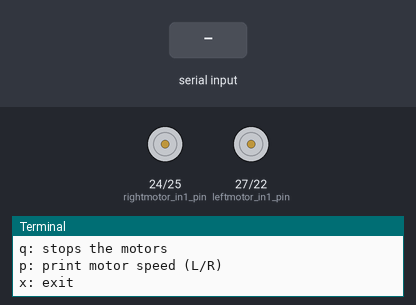
The program below on a simulated Raspberry Pi (BCM pin numbers). On the bench: motor-driver pin pairs drawn as motors (green arrow = first pin HIGH = forward, orange = second pin HIGH = backward, longer = more drive, scaled by the enable pin), the last lines printed to the terminal. The test bench sets the inputs (shaded band).

Above: at 1.2 s.
1.3 s: "s" typed at the terminal
At 1.7 s:
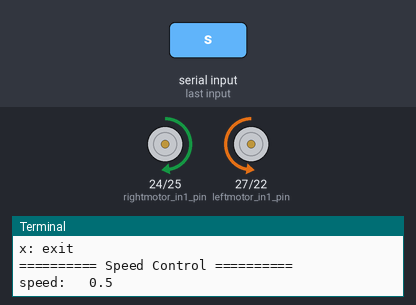
2.8 s: "w" typed at the terminal
At 4.0 s:
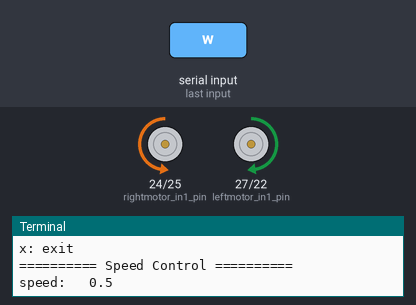
4.3 s: "d" typed at the terminal
At 5.1 s:
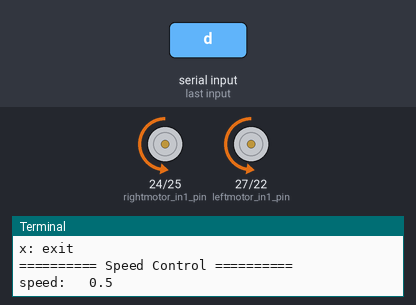
5.8 s: "a" typed at the terminal
At 6.3 s:
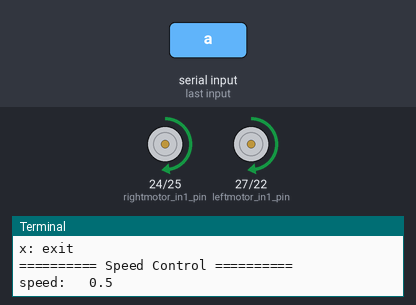
Timing chart, 0 to 8.3 s (numbered marks = the images above; inputs shaded):
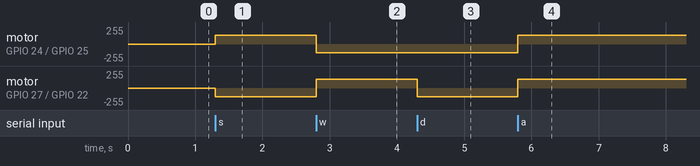

The program:

L298NHBridgeTest.py
```python
import sys, tty, termios, os
import L298NHBridge as HBridge
import time


speed = 0.5


# Instructions for when the user has an interface
print("w/s: direction")
print("a/d: steering")
print("q: stops the motors")
print("p: print motor speed (L/R)")
print("x: exit")

# The catch method can determine which key has been pressed
# by the user on the keyboard.
def getch():
	fd = sys.stdin.fileno()
	old_settings = termios.tcgetattr(fd)
	try:
		tty.setraw(sys.stdin.fileno())
		ch = sys.stdin.read(1)
	finally:
		termios.tcsetattr(fd, termios.TCSADRAIN, old_settings)
	return ch

# Infinite loop
# The loop will not end until the user presses the
# exit key 'X' or the program crashes...

def speak(s):
	os.system("espeak '" + s +"'")

def printscreen():
	# Print the motor speed just for interest
	os.system('clear')
	print("w/s: direction")
	print("a/d: steering")
	print("q: stops the motors")
	print("x: exit")
	print("========== Speed Control ==========")
	print("speed:  ", speed)

def turn(dir):
    global speed
    drive(-dir, dir)

def stop():
	HBridge.setMotorLeft(0)
	HBridge.setMotorRight(0)

def drive(left_dir, right_dir):
	global speed
	HBridge.setMotorLeft(left_dir*speed)
	HBridge.setMotorRight(right_dir*speed)
	printscreen()

while True:
	# Keyboard character retrieval method. This method will save
	# the pressed key into the variable char
	char = getch()

	if (char=='m'):
		speak("Muffin")

	# The car will drive forward when the "w" key is pressed
	if(char == "s"):
		drive(1, 1)

	# The car will reverse when the "s" key is pressed
	if(char == "w"):
		drive(-1, -1)

	# Stop the motors
	if(char == "q"):
		stop()
		printscreen()

	# The "d" key will toggle the steering right
	if(char == "d"):
		turn(dir=-1)

	# The "a" key will toggle the steering left
	if(char == "a"):
		turn(dir=1)

	if (char==','):
		turn(dir=1)
		time.sleep(0.1)
		stop()

	if (char=='.'):
		turn(dir=-1)
		time.sleep(0.1)
		stop()

	if (char=='1'):
		speed=0.1

	if (char=='2'):
		speed=0.5

	if (char=='3'):
		speed=1.0

	# The "x" key will break the loop and exit the program
	if(char == "x"):
		stop()
		HBridge.exit()
		print("Program Ended")
		break

	# The keyboard character variable char has to be set blank. We need
	# to set it blank to save the next key pressed by the user
	char = ""
# End
```

L298NHBridge.py
```python
# This module is designed to control two motors with a L298N H-Bridge

# Use this module by creating an instance of the class. To do so call the Init function, then command as desired, e.g.
# import L298NHBridge
# HBridge = L298NHBridge.L298NHBridge()
# HBridge.Init()

# Import the libraries the class needs
import RPi.GPIO as io
import time
io.setmode(io.BCM)

# Constant values
PWM_MAX                 = 100

# Disable warning from GPIO
io.setwarnings(False)

# Here we configure the GPIO settings for the left and right motors spinning direction.
# It defines the four GPIO pins used as input on the L298 H-Bridge to set the motor mode (forward, reverse and stopp).

leftmotor_in1_pin = 27
leftmotor_in2_pin = 22
io.setup(leftmotor_in1_pin, io.OUT)
io.setup(leftmotor_in2_pin, io.OUT)

rightmotor_in1_pin = 24
rightmotor_in2_pin = 25
io.setup(rightmotor_in1_pin, io.OUT)
io.setup(rightmotor_in2_pin, io.OUT)

io.output(leftmotor_in1_pin, False)
io.output(leftmotor_in2_pin, False)
io.output(rightmotor_in1_pin, False)
io.output(rightmotor_in2_pin, False)

# Here we configure the GPIO settings for the left and right motors spinning speed.
# It defines the two GPIO pins used as input on the L298 H-Bridge to set the motor speed with a PWM signal.

leftmotorpwm_pin = 4
rightmotorpwm_pin = 17

io.setup(leftmotorpwm_pin, io.OUT)
io.setup(rightmotorpwm_pin, io.OUT)

leftmotorpwm = io.PWM(leftmotorpwm_pin,100)
rightmotorpwm = io.PWM(rightmotorpwm_pin,100)

leftmotorpwm.start(0)
leftmotorpwm.ChangeDutyCycle(0)

rightmotorpwm.start(0)
rightmotorpwm.ChangeDutyCycle(0)


def setMotorMode(motor, mode):

# setMotorMode()

# Sets the mode for the L298 H-Bridge which motor is in which mode.

# This is a short explanation for a better understanding:
# motor		-> which motor is selected left motor or right motor
# mode		-> mode explains what action should be performed by the H-Bridge

# setMotorMode(leftmotor, reverse)	-> The left motor is called by a function and set into reverse mode
# setMotorMode(rightmotor, stopp)	-> The right motor is called by a function and set into stopp mode

	if motor == "leftmotor":
		if mode == "reverse":
			io.output(leftmotor_in1_pin, True)
			io.output(leftmotor_in2_pin, False)
		elif  mode == "forward":
			io.output(leftmotor_in1_pin, False)
			io.output(leftmotor_in2_pin, True)
		else:
			io.output(leftmotor_in1_pin, False)
			io.output(leftmotor_in2_pin, False)

	elif motor == "rightmotor":
		if mode == "reverse":
			io.output(rightmotor_in1_pin, False)
			io.output(rightmotor_in2_pin, True)
		elif  mode == "forward":
			io.output(rightmotor_in1_pin, True)
			io.output(rightmotor_in2_pin, False)
		else:
			io.output(rightmotor_in1_pin, False)
			io.output(rightmotor_in2_pin, False)
	else:
		io.output(leftmotor_in1_pin, False)
		io.output(leftmotor_in2_pin, False)
		io.output(rightmotor_in1_pin, False)
		io.output(rightmotor_in2_pin, False)

def setMotorLeft(power):

# SetMotorLeft(power)

# Sets the drive level for the left motor, from +1 (max) to -1 (min).

# This is a short explanation for a better understanding:
# SetMotorLeft(0)     -> left motor is stopped
# SetMotorLeft(0.75)  -> left motor moving forward at 75% power
# SetMotorLeft(-0.5)  -> left motor moving reverse at 50% power
# SetMotorLeft(1)     -> left motor moving forward at 100% power

	if power < 0:
		# Reverse mode for the left motor
		setMotorMode("leftmotor", "reverse")
		pwm = -int(PWM_MAX * power)
		if pwm > PWM_MAX:
			pwm = PWM_MAX
	elif power > 0:
		# Forward mode for the left motor
		setMotorMode("leftmotor", "forward")
		pwm = int(PWM_MAX * power)
		if pwm > PWM_MAX:
			pwm = PWM_MAX
	else:
		# Stopp mode for the left motor
		setMotorMode("leftmotor", "stopp")
		pwm = 0
#	print "SetMotorLeft", pwm
	leftmotorpwm.ChangeDutyCycle(pwm)

def setMotorRight(power):

# SetMotorRight(power)

# Sets the drive level for the right motor, from +1 (max) to -1 (min).

# This is a short explanation for a better understanding:
# SetMotorRight(0)     -> right motor is stopped
# SetMotorRight(0.75)  -> right motor moving forward at 75% power
# SetMotorRight(-0.5)  -> right motor moving reverse at 50% power
# SetMotorRight(1)     -> right motor moving forward at 100% power

	if power < 0:
		# Reverse mode for the right motor
		setMotorMode("rightmotor", "reverse")
		pwm = -int(PWM_MAX * power)
		if pwm > PWM_MAX:
			pwm = PWM_MAX
	elif power > 0:
		# Forward mode for the right motor
		setMotorMode("rightmotor", "forward")
		pwm = int(PWM_MAX * power)
		if pwm > PWM_MAX:
			pwm = PWM_MAX
	else:
		# Stopp mode for the right motor
		setMotorMode("rightmotor", "stopp")
		pwm = 0
#	print "SetMotorRight", pwm
	rightmotorpwm.ChangeDutyCycle(pwm)

def exit():
# Program will clean up all GPIO settings and terminates
	io.output(leftmotor_in1_pin, False)
	io.output(leftmotor_in2_pin, False)
	io.output(rightmotor_in1_pin, False)
	io.output(rightmotor_in2_pin, False)
	io.cleanup()

def turn(dir, speed=1.0):
	drive(-speed, -speed)
	time.sleep(0.1)
	drive(-dir*speed, dir*speed)

def stop():
	setMotorLeft(0)
	setMotorRight(0)

def drive(left_dir, right_dir, speed=1.0):
	setMotorLeft(left_dir*speed)
	setMotorRight(right_dir*speed)
```

Measured:
- after the input at 1.3 s, motor on GPIO 24 (rightmotor_in1_pin) / GPIO 25 (rightmotor_in2_pin): stopped → forward 128/255 at once; motor on GPIO 27 (leftmotor_in1_pin) / GPIO 22 (leftmotor_in2_pin): stopped → backward 128/255 at once
- after the input at 2.8 s, motor on GPIO 24 (rightmotor_in1_pin) / GPIO 25 (rightmotor_in2_pin): forward 128/255 → backward 128/255 at once; motor on GPIO 27 (leftmotor_in1_pin) / GPIO 22 (leftmotor_in2_pin): backward 128/255 → forward 128/255 at once
- after the input at 4.3 s, motor on GPIO 27 (leftmotor_in1_pin) / GPIO 22 (leftmotor_in2_pin): forward 128/255 → backward 128/255 at once
- after the input at 5.8 s, motor on GPIO 24 (rightmotor_in1_pin) / GPIO 25 (rightmotor_in2_pin), motor on GPIO 27 (leftmotor_in1_pin) / GPIO 22 (leftmotor_in2_pin): backward 128/255 → forward 128/255 at once
